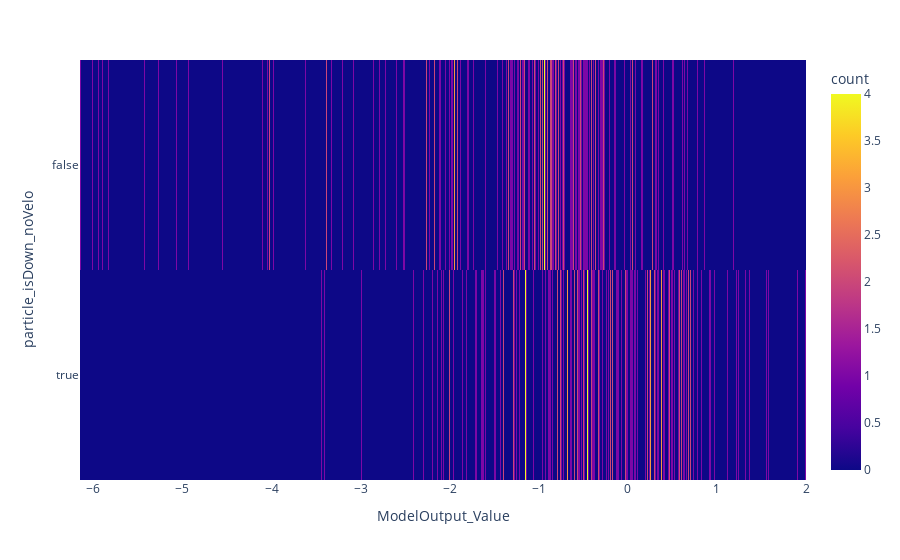

The code cell stored with this chart in its notebook:
### Code cell
#The plot helps to identify the concentration of values with respect to the region and its number of counts.
fig = px.density_heatmap(test_data, x="ModelOutput_Value", y="particle_isDown_noVelo",nbinsx=1000,nbinsy=1000)
fig.show()

### Figure 1 — Plotly figure (JSON) as saved in the notebook; plotly's stock layout.template omitted (floating-point values rounded to 4 significant figures; data arrays with more than 128 entries replaced by an {"elided": "..."} marker saying what was removed)
{"data": [{"coloraxis": "coloraxis", "hovertemplate": "ModelOutput_Value=%{x}<br>particle_isDown_noVelo=%{y}<br>count=%{z}<extra></extra>", "name": "", "nbinsx": 1000, "nbinsy": 1000, "type": "histogram2d", "x": {"elided": "343 float values"}, "xaxis": "x", "xbingroup": "x", "y": {"elided": "343 bool values"}, "yaxis": "y", "ybingroup": "y"}], "layout": {"coloraxis": {"colorbar": {"title": {"text": "count"}}, "colorscale": [[0, "#0d0887"], [0.1111, "#46039f"], [0.2222, "#7201a8"], [0.3333, "#9c179e"], [0.4444, "#bd3786"], [0.5556, "#d8576b"], [0.6667, "#ed7953"], [0.7778, "#fb9f3a"], [0.8889, "#fdca26"], [1, "#f0f921"]]}, "legend": {"tracegroupgap": 0}, "margin": {"t": 60}, "xaxis": {"anchor": "y", "domain": [0, 1], "title": {"text": "ModelOutput_Value"}}, "yaxis": {"anchor": "x", "domain": [0, 1], "title": {"text": "particle_isDown_noVelo"}}}}
